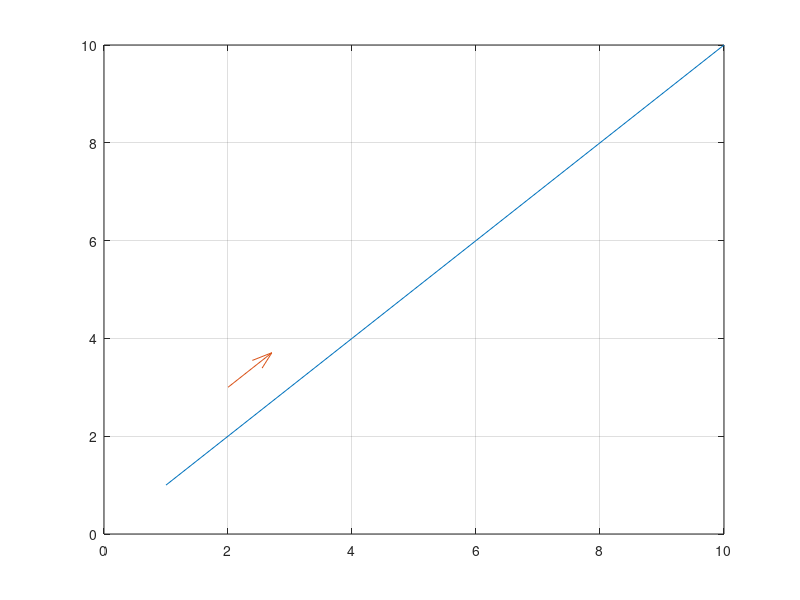

Source code (MATLAB):
clear all
clc
close all

% figure(1)
% plot([0,10],[0,10]); grid on; hold on;
% x = [0 1];
% y = [0 1];
% annotation('textarrow',x,y)

figure(1)
plot([1:10]); grid on; hold on;
theta = pi/2/2;
t1 = [2,3,10,10];
a = quiver(2,3,cos(theta),sin(theta),1); grid on; hold on;
